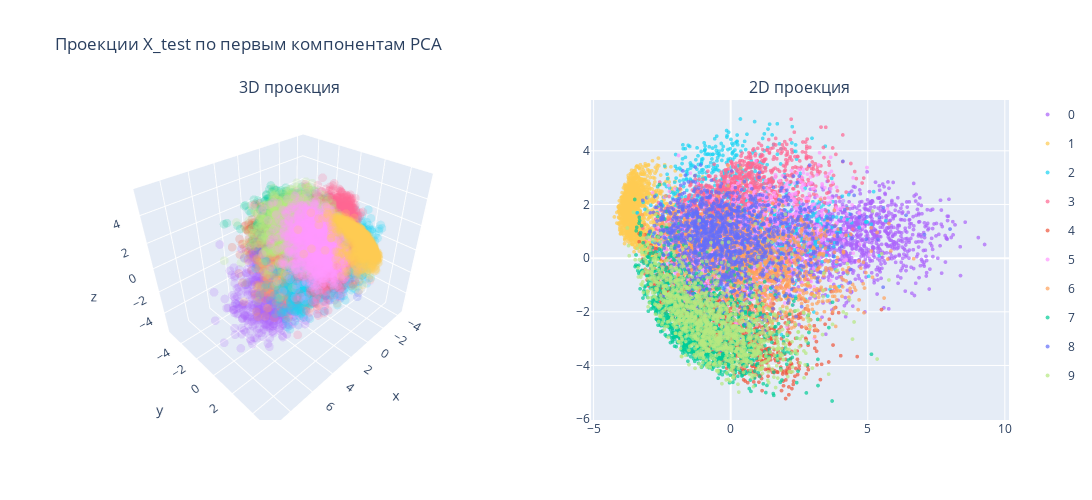

The notebook cell this image was saved under:
### Markdown cell above
#### 2.5 Проекция данных на 2D и 3D

### Code cell
X_test_pca = pca.transform(X_test)[:, :3]

fig_3d = px.scatter_3d(
    x=X_test_pca[:, 0],
    y=X_test_pca[:, 1],
    z=X_test_pca[:, 2],
    color=y_test.astype(str),
    labels={'color': 'Цифра'},
    title='3D проекция X_test по первым 3 компонентам PCA',
    opacity=0.2
)
fig_3d.update_traces(marker=dict(size=3), showlegend=False)
fig_3d.update_layout(showlegend=False)

fig_2d = px.scatter(
    x=X_test_pca[:, 0],
    y=X_test_pca[:, 1],
    color=y_test.astype(str),
    labels={'color': 'Цифра', 'x': 'PCA 1', 'y': 'PCA 2'},
    title='2D проекция X_test по первым 2 компонентам PCA',
    opacity=0.7
)
fig_2d.update_traces(marker=dict(size=4))
fig_2d.update_layout(showlegend=True)

fig = make_subplots(
    rows=1, cols=2,
    specs=[[{'type': 'scene'}, {'type': 'xy'}]],
    subplot_titles=('3D проекция', '2D проекция')
)

for trace in fig_3d.data:
    fig.add_trace(trace, row=1, col=1)

for trace in sorted(fig_2d.data, key=lambda sct: sct.name):
    fig.add_trace(trace, row=1, col=2)

fig.update_layout(height=500, width=1100)
fig.update_layout(title_text="Проекции X_test по первым компонентам PCA")
fig.show()

### Figure 1 — Plotly figure (JSON) as saved in the notebook; plotly's stock layout.template omitted (floating-point values rounded to 4 significant figures; data arrays with more than 128 entries replaced by an {"elided": "..."} marker saying what was removed)
{"data": [{"hovertemplate": "Цифра=8<br>x=%{x}<br>y=%{y}<br>z=%{z}<extra></extra>", "legendgroup": "8", "marker": {"color": "#636efa", "opacity": 0.2, "size": 3, "symbol": "circle"}, "mode": "markers", "name": "8", "scene": "scene", "showlegend": false, "type": "scatter3d", "x": {"elided": "1357 float values"}, "y": {"elided": "1357 float values"}, "z": {"elided": "1357 float values"}}, {"hovertemplate": "Цифра=4<br>x=%{x}<br>y=%{y}<br>z=%{z}<extra></extra>", "legendgroup": "4", "marker": {"color": "#EF553B", "opacity": 0.2, "size": 3, "symbol": "circle"}, "mode": "markers", "name": "4", "scene": "scene", "showlegend": false, "type": "scatter3d", "x": {"elided": "1295 float values"}, "y": {"elided": "1295 float values"}, "z": {"elided": "1295 float values"}}, {"hovertemplate": "Цифра=7<br>x=%{x}<br>y=%{y}<br>z=%{z}<extra></extra>", "legendgroup": "7", "marker": {"color": "#00cc96", "opacity": 0.2, "size": 3, "symbol": "circle"}, "mode": "markers", "name": "7", "scene": "scene", "showlegend": false, "type": "scatter3d", "x": {"elided": "1503 float values"}, "y": {"elided": "1503 float values"}, "z": {"elided": "1503 float values"}}, {"hovertemplate": "Цифра=0<br>x=%{x}<br>y=%{y}<br>z=%{z}<extra></extra>", "legendgroup": "0", "marker": {"color": "#ab63fa", "opacity": 0.2, "size": 3, "symbol": "circle"}, "mode": "markers", "name": "0", "scene": "scene", "showlegend": false, "type": "scatter3d", "x": {"elided": "1343 float values"}, "y": {"elided": "1343 float values"}, "z": {"elided": "1343 float values"}}, {"hovertemplate": "Цифра=6<br>x=%{x}<br>y=%{y}<br>z=%{z}<extra></extra>", "legendgroup": "6", "marker": {"color": "#FFA15A", "opacity": 0.2, "size": 3, "symbol": "circle"}, "mode": "markers", "name": "6", "scene": "scene", "showlegend": false, "type": "scatter3d", "x": {"elided": "1396 float values"}, "y": {"elided": "1396 float values"}, "z": {"elided": "1396 float values"}}, {"hovertemplate": "Цифра=2<br>x=%{x}<br>y=%{y}<br>z=%{z}<extra></extra>", "legendgroup": "2", "marker": {"color": "#19d3f3", "opacity": 0.2, "size": 3, "symbol": "circle"}, "mode": "markers", "name": "2", "scene": "scene", "showlegend": false, "type": "scatter3d", "x": {"elided": "1380 float values"}, "y": {"elided": "1380 float values"}, "z": {"elided": "1380 float values"}}, {"hovertemplate": "Цифра=3<br>x=%{x}<br>y=%{y}<br>z=%{z}<extra></extra>", "legendgroup": "3", "marker": {"color": "#FF6692", "opacity": 0.2, "size": 3, "symbol": "circle"}, "mode": "markers", "name": "3", "scene": "scene", "showlegend": false, "type": "scatter3d", "x": {"elided": "1433 float values"}, "y": {"elided": "1433 float values"}, "z": {"elided": "1433 float values"}}, {"hovertemplate": "Цифра=9<br>x=%{x}<br>y=%{y}<br>z=%{z}<extra></extra>", "legendgroup": "9", "marker": {"color": "#B6E880", "opacity": 0.2, "size": 3, "symbol": "circle"}, "mode": "markers", "name": "9", "scene": "scene", "showlegend": false, "type": "scatter3d", "x": {"elided": "1420 float values"}, "y": {"elided": "1420 float values"}, "z": {"elided": "1420 float values"}}, {"hovertemplate": "Цифра=5<br>x=%{x}<br>y=%{y}<br>z=%{z}<extra></extra>", "legendgroup": "5", "marker": {"color": "#FF97FF", "opacity": 0.2, "size": 3, "symbol": "circle"}, "mode": "markers", "name": "5", "scene": "scene", "showlegend": false, "type": "scatter3d", "x": {"elided": "1273 float values"}, "y": {"elided": "1273 float values"}, "z": {"elided": "1273 float values"}}, {"hovertemplate": "Цифра=1<br>x=%{x}<br>y=%{y}<br>z=%{z}<extra></extra>", "legendgroup": "1", "marker": {"color": "#FECB52", "opacity": 0.2, "size": 3, "symbol": "circle"}, "mode": "markers", "name": "1", "scene": "scene", "showlegend": false, "type": "scatter3d", "x": {"elided": "1600 float values"}, "y": {"elided": "1600 float values"}, "z": {"elided": "1600 float values"}}, {"hovertemplate": "Цифра=0<br>PCA 1=%{x}<br>PCA 2=%{y}<extra></extra>", "legendgroup": "0", "marker": {"color": "#ab63fa", "opacity": 0.7, "size": 4, "symbol": "circle"}, "mode": "markers", "name": "0", "showlegend": true, "type": "scattergl", "x": {"elided": "1343 float values"}, "xaxis": "x", "y": {"elided": "1343 float values"}, "yaxis": "y"}, {"hovertemplate": "Цифра=1<br>PCA 1=%{x}<br>PCA 2=%{y}<extra></extra>", "legendgroup": "1", "marker": {"color": "#FECB52", "opacity": 0.7, "size": 4, "symbol": "circle"}, "mode": "markers", "name": "1", "showlegend": true, "type": "scattergl", "x": {"elided": "1600 float values"}, "xaxis": "x", "y": {"elided": "1600 float values"}, "yaxis": "y"}, {"hovertemplate": "Цифра=2<br>PCA 1=%{x}<br>PCA 2=%{y}<extra></extra>", "legendgroup": "2", "marker": {"color": "#19d3f3", "opacity": 0.7, "size": 4, "symbol": "circle"}, "mode": "markers", "name": "2", "showlegend": true, "type": "scattergl", "x": {"elided": "1380 float values"}, "xaxis": "x", "y": {"elided": "1380 float values"}, "yaxis": "y"}, {"hovertemplate": "Цифра=3<br>PCA 1=%{x}<br>PCA 2=%{y}<extra></extra>", "legendgroup": "3", "marker": {"color": "#FF6692", "opacity": 0.7, "size": 4, "symbol": "circle"}, "mode": "markers", "name": "3", "showlegend": true, "type": "scattergl", "x": {"elided": "1433 float values"}, "xaxis": "x", "y": {"elided": "1433 float values"}, "yaxis": "y"}, {"hovertemplate": "Цифра=4<br>PCA 1=%{x}<br>PCA 2=%{y}<extra></extra>", "legendgroup": "4", "marker": {"color": "#EF553B", "opacity": 0.7, "size": 4, "symbol": "circle"}, "mode": "markers", "name": "4", "showlegend": true, "type": "scattergl", "x": {"elided": "1295 float values"}, "xaxis": "x", "y": {"elided": "1295 float values"}, "yaxis": "y"}, {"hovertemplate": "Цифра=5<br>PCA 1=%{x}<br>PCA 2=%{y}<extra></extra>", "legendgroup": "5", "marker": {"color": "#FF97FF", "opacity": 0.7, "size": 4, "symbol": "circle"}, "mode": "markers", "name": "5", "showlegend": true, "type": "scattergl", "x": {"elided": "1273 float values"}, "xaxis": "x", "y": {"elided": "1273 float values"}, "yaxis": "y"}, {"hovertemplate": "Цифра=6<br>PCA 1=%{x}<br>PCA 2=%{y}<extra></extra>", "legendgroup": "6", "marker": {"color": "#FFA15A", "opacity": 0.7, "size": 4, "symbol": "circle"}, "mode": "markers", "name": "6", "showlegend": true, "type": "scattergl", "x": {"elided": "1396 float values"}, "xaxis": "x", "y": {"elided": "1396 float values"}, "yaxis": "y"}, {"hovertemplate": "Цифра=7<br>PCA 1=%{x}<br>PCA 2=%{y}<extra></extra>", "legendgroup": "7", "marker": {"color": "#00cc96", "opacity": 0.7, "size": 4, "symbol": "circle"}, "mode": "markers", "name": "7", "showlegend": true, "type": "scattergl", "x": {"elided": "1503 float values"}, "xaxis": "x", "y": {"elided": "1503 float values"}, "yaxis": "y"}, {"hovertemplate": "Цифра=8<br>PCA 1=%{x}<br>PCA 2=%{y}<extra></extra>", "legendgroup": "8", "marker": {"color": "#636efa", "opacity": 0.7, "size": 4, "symbol": "circle"}, "mode": "markers", "name": "8", "showlegend": true, "type": "scattergl", "x": {"elided": "1357 float values"}, "xaxis": "x", "y": {"elided": "1357 float values"}, "yaxis": "y"}, {"hovertemplate": "Цифра=9<br>PCA 1=%{x}<br>PCA 2=%{y}<extra></extra>", "legendgroup": "9", "marker": {"color": "#B6E880", "opacity": 0.7, "size": 4, "symbol": "circle"}, "mode": "markers", "name": "9", "showlegend": true, "type": "scattergl", "x": {"elided": "1420 float values"}, "xaxis": "x", "y": {"elided": "1420 float values"}, "yaxis": "y"}], "layout": {"annotations": [{"font": {"size": 16}, "showarrow": false, "text": "3D проекция", "x": 0.225, "xanchor": "center", "xref": "paper", "y": 1, "yanchor": "bottom", "yref": "paper"}, {"font": {"size": 16}, "showarrow": false, "text": "2D проекция", "x": 0.775, "xanchor": "center", "xref": "paper", "y": 1, "yanchor": "bottom", "yref": "paper"}], "height": 500, "scene": {"domain": {"x": [0, 0.45], "y": [0, 1]}}, "title": {"text": "Проекции X_test по первым компонентам PCA"}, "width": 1100, "xaxis": {"anchor": "y", "domain": [0.55, 1]}, "yaxis": {"anchor": "x", "domain": [0, 1]}}}
